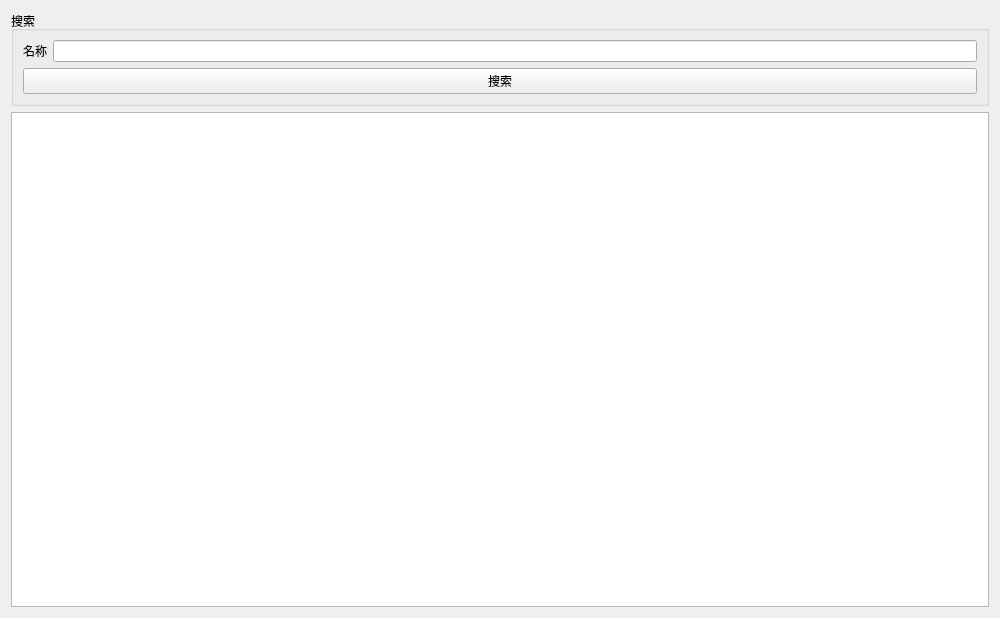
<?xml version="1.0" encoding="UTF-8"?>
<ui version="4.0">
 <class>ModDownloader</class>
 <widget class="QWidget" name="ModDownloader">
  <property name="geometry">
   <rect>
    <x>0</x>
    <y>0</y>
    <width>1000</width>
    <height>618</height>
   </rect>
  </property>
  <property name="windowTitle">
   <string>模组下载器</string>
  </property>
  <layout class="QGridLayout" name="gridLayout">
   <item row="0" column="0">
    <widget class="QGroupBox" name="gb_search">
     <property name="title">
      <string>搜索</string>
     </property>
     <layout class="QGridLayout" name="gridLayout_2">
      <item row="0" column="0">
       <widget class="QLabel" name="l_name">
        <property name="text">
         <string>名称</string>
        </property>
       </widget>
      </item>
      <item row="0" column="1">
       <widget class="QLineEdit" name="le_name"/>
      </item>
      <item row="1" column="0" colspan="2">
       <widget class="QPushButton" name="pb_search">
        <property name="text">
         <string>搜索</string>
        </property>
       </widget>
      </item>
     </layout>
    </widget>
   </item>
   <item row="1" column="0">
    <widget class="QListWidget" name="lw_result"/>
   </item>
  </layout>
 </widget>
 <resources/>
 <connections/>
</ui>
